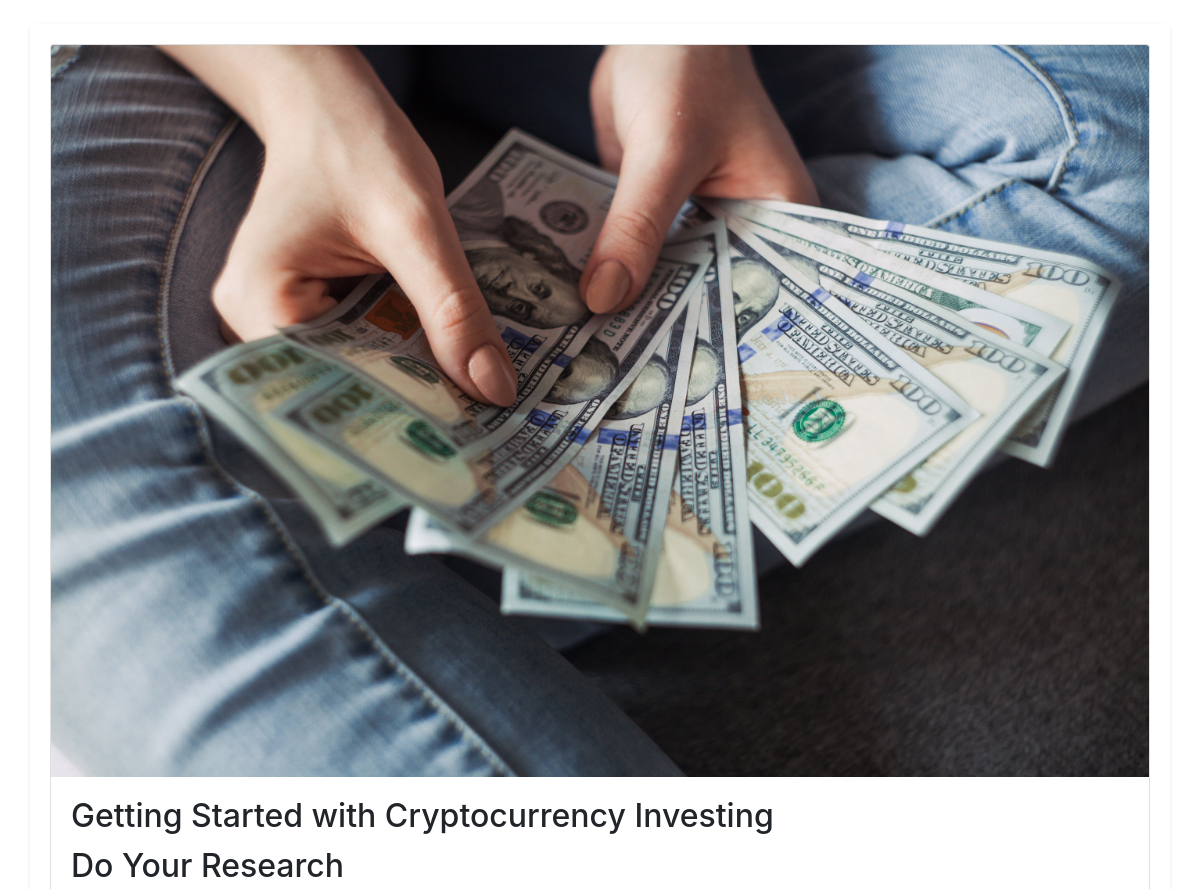
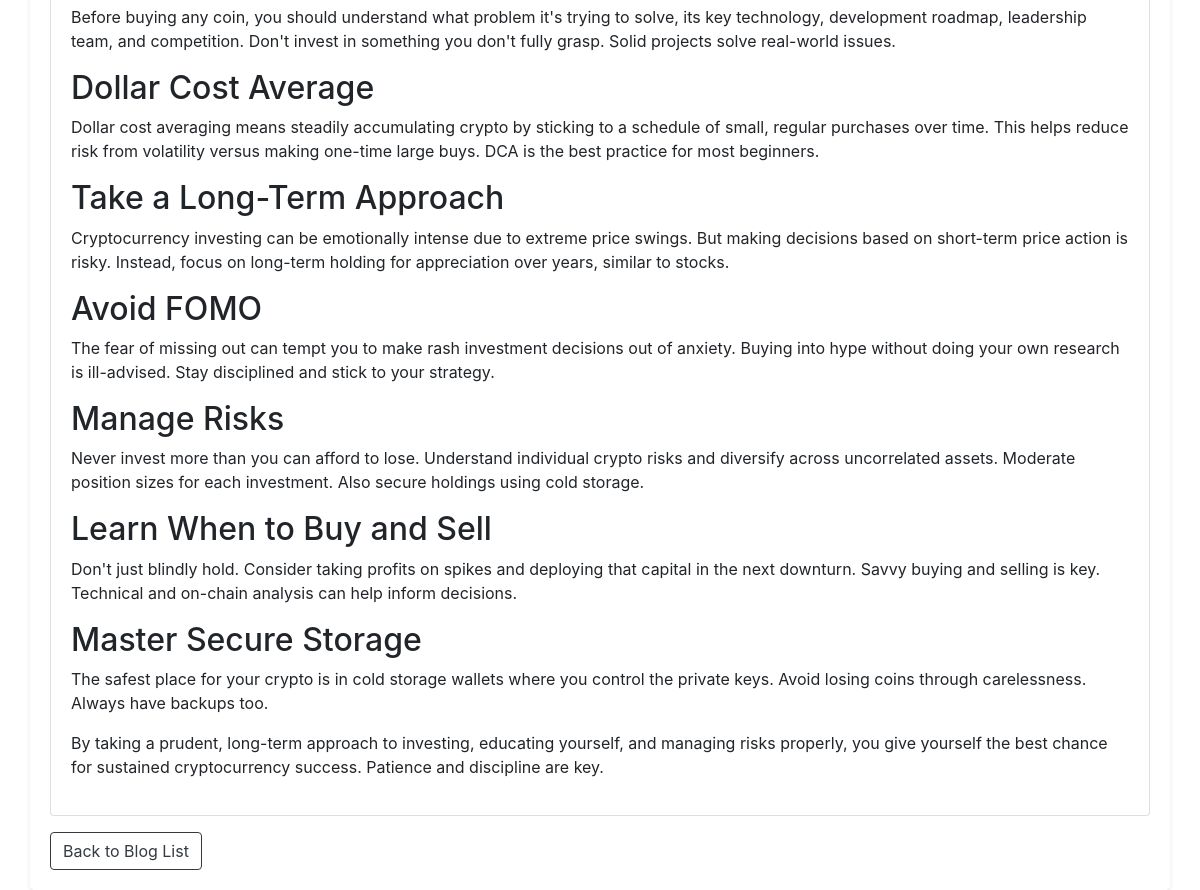
Screenshot of /blog/getting-started-with-cryptocurrency-investing/ with the database file from the repository (2 pictures, top to bottom).
### blog/models.py (models this page shows, shortened)
class Post(models.Model):
    level = models.CharField(max_length=20, default="No Level Specified")
    title = models.CharField(max_length=200)
    description = models.TextField(default="No description available.")
    content = models.TextField()
    slug = models.SlugField(max_length=100, unique=True, db_index=True, default= "no-slug-description", blank=True)
    pub_date = models.DateTimeField('date published', auto_now_add=True)
    image = models.ImageField(upload_to='blog_images/', default='blog_images/default.jpg')

### blog/views.py (the view)
# urls.py: path('<str:post_slug>/', views.blog_post_detail, name='blog-post-detail'),  # Remove the leading slash here
def blog_post_detail(request, post_slug):
    post = get_object_or_404(Post, slug=post_slug)
    html_content = markdown.markdown(post.content)
    safe_html_content = mark_safe(html_content)
    context = {
        'post': post,
        'safe_html_content': safe_html_content,  # Add the safe HTML content to the context
    }
    return render(request, 'blog/post_detail.html', context)

### blog/templates/blog/post_detail.html (shortened to what this page needs)
{%load static%}
<!DOCTYPE html>
<html lang="en">
<head>
    <link rel="stylesheet" href="https://maxcdn.bootstrapcdn.com/bootstrap/4.5.2/css/bootstrap.min.css">
</head>
<body>
    <div class="container mt-4">
        <div class="card">
            <img src="{{ post.image.url }}" class="card-img-top" alt="{{ post.title }}">
            <div class="card-body">
                <h2 class="card-title">{{ post.title }}</h2>
                <div class="markdown-content">
                    {{ safe_html_content|safe }}
                </div>
            </div>
        </div>
        <a href="{% url 'blog_list' %}" class="btn btn-outline-dark mt-3">Back to Blog List</a>
    </div>
</body>
</html>

### rows the page displays
Post: image (picture), title "Getting Started with Cryptocurrency Investing"
